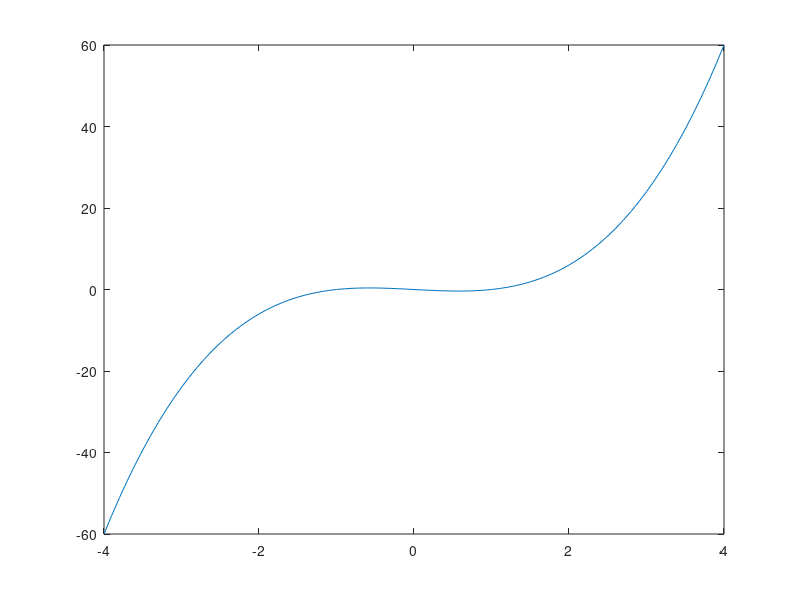

The MATLAB source for this figure:
x=-4:0.1:4;
y=x.^3-x;
plot(x, y)

A=[2,1,3,0,0,0;0,0,3,1,1,0;1,0,3,0,1,0;0,0,1,2,0,0;0,1,2,0,0,0;0,0,1,0,0,1;0,0,6,0,2,1];
r = rank(A);
L = zeros(r);
for x=0:2
    for y=0:1
        for i=x+1:r+x
            for j=y+1:r+y
                L(i-x,j-y)=A(i,j);
            end
        end
        if det(L)~=0
        disp(L);
        end
    end
end